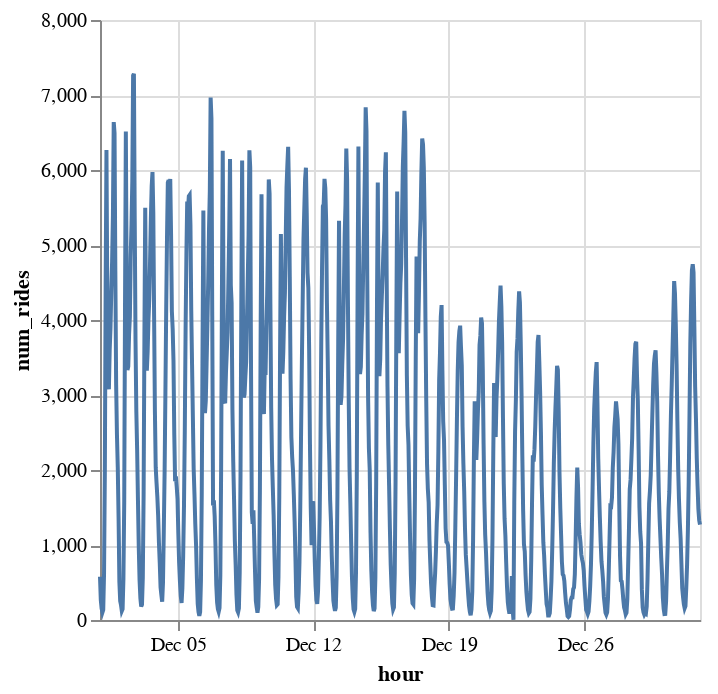

Notebook code cell kept with this figure:
### Markdown cell above
The data has 744 rows because there are 31 days in December and 24 hours in each day

### Code cell
alt.Chart(hourly_counts).mark_line().encode(x = 'hour', y = 'num_rides')

### Figure 1 — Vega-Lite specification as saved in the notebook (floating-point values rounded to 4 significant figures; data arrays with more than 128 entries replaced by an {"elided": "..."} marker saying what was removed)
{"config": {"view": {"continuousWidth": 300, "continuousHeight": 300}}, "data": {"name": "data-f354349bd3bd4ad547da417e7c1bb03c"}, "mark": {"type": "line"}, "encoding": {"x": {"field": "hour", "type": "temporal"}, "y": {"field": "num_rides", "type": "quantitative"}}, "$schema": "https://vega.github.io/schema/vega-lite/v5.16.3.json", "datasets": {"data-f354349bd3bd4ad547da417e7c1bb03c": {"elided": "744 records"}}}
